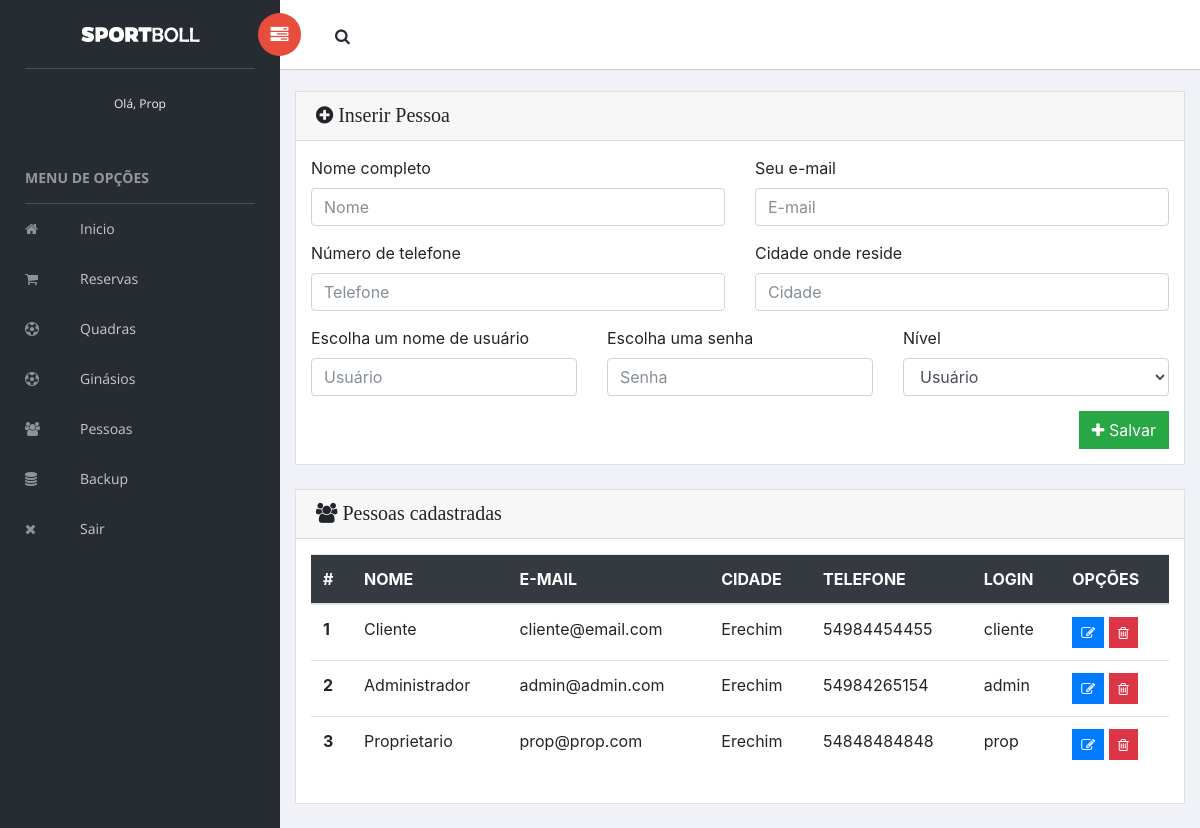
Screenshot of /admin/pessoas.php (signed in) with the database file from the repository.
### tables this page shows
CREATE TABLE `pessoa` (
  `ID_PESSOA` int(11) NOT NULL,
  `CIDADE` varchar(255) DEFAULT NULL,
  `NOME` varchar(255) NOT NULL,
  `EMAIL` varchar(200) NOT NULL,
  `TELEFONE` varchar(255) DEFAULT NULL,
  `LOGIN` varchar(100) NOT NULL,
  `SENHA` varchar(255) NOT NULL,
  `NIVEL` int(11) NOT NULL
);

### admin/class/pessoa.class.php (called while the page is built, shortened)
<?php
class Pessoa
{
    public function buscaTodas()
    {
        include "conexao.php";
        $sql = 'SELECT * FROM pessoa';
        $result = $link->query($sql);
        $dados = [];
        while ($fetch = $result->fetch_assoc()) {
            array_push($dados, $fetch);
        }
        return $dados;
    }
}
?>

### admin/pessoas.php (the view, shortened to what this page needs)
<?php
include 'header.php';
include 'class/pessoa.class.php';
$v1 = new Pessoa();
$resultado_busca = $v1->buscaTodas();
?>
    <div class="card">
        <div class="card-header">
            <i class="fa fa-plus-circle" style="font-size: 20px"> Inserir Pessoa</i>
        </div>
        <div class="card-body">
            <div class="row">
                <div class="col-md-12">
                    <form method="post" action="actions/cadastra_usuario.php">
                        <div class="row">
                            <div class="col-md-6">
                                <label for="inputIsValid" class=" form-control-label">Nome completo</label>
                                <input type="text" name="nome" id="nome" class="form-control" placeholder="Nome"
                                       required>
                            </div>
                            <div class="col-md-6">
                                <label for="inputIsValid" class=" form-control-label">Seu e-mail</label>
                                <input type="email" name="email" id="email" class="form-control" placeholder="E-mail"
                                       required>
                            </div>
                        </div>
                        <div class="row" style="margin-top: 15px; margin-bottom: 15px">
                            <div class="col-md-6">
                                <label for="inputIsValid" class=" form-control-label">Número de telefone</label>
                                <input type="text" name="fone" id="fone" class="form-control" placeholder="Telefone"
                                       required>
                            </div>
                            <div class="col-md-6">
                                <label for="inputIsValid" class=" form-control-label">Cidade onde reside</label>
                                <input type="text" name="cidade" id="cidade" class="form-control" placeholder="Cidade"
                                       required>
                            </div>
                        </div>
                        <div class="row">
                            <div class="col-md-4">
                                <label for="inputIsValid" class=" form-control-label">Escolha um nome de usuário</label>
                                <input type="text" name="login" id="login" class="form-control" placeholder="Usuário"
                                       required>
                            </div>
                            <div class="col-md-4">
                                <label for="inputIsValid" class=" form-control-label">Escolha uma senha</label>
                                <input type="password" name="senha" id="senha" class="form-control" placeholder="Senha"
                                       required>
                            </div>
                            <div class="col-md-4">
                                <label for="inputIsValid" class=" form-control-label">Nível</label>
                                <select class="form-control" id="nivel" name="nivel">
                                    <option value="1">Usuário</option>
                                </select>
                            </div>
                        </div>
                        <button type="submit" class="btn btn-success pull-right" style="margin-top: 15px">
                            <i class="fa fa-plus"></i> Salvar
                        </button>
                    </form>
                </div>
            </div>
        </div>
    </div>
    <div class="card">
        <div class="card-header">
            <i class="fa fa-users" style="font-size: 20px"> Pessoas cadastradas</i>
        </div>
        <div class="card-body">
            <div class="row">
                <div class="col-md-12">
                    <table class="table table-hover">
                        <thead class="bg-dark" style="color: #ffffff">
                        <tr>
                            <th>#</th>
                            <th>NOME</th>
                            <th>E-MAIL</th>
                            <th>CIDADE</th>
                            <th>TELEFONE</th>
                            <th>LOGIN</th>
                            <th>OPÇÕES</th>
                        </tr>
                        </thead>
                        <tbody>
                        <?php
                        for($i = 0; $i <  count($resultado_busca); $i++){
                        ?>
                        <tr style="cursor: pointer">
                            <th scope="row"><?php echo $resultado_busca[$i]['ID_PESSOA']; ?></th>
                            <td><?php echo $resultado_busca[$i]['NOME']; ?></td>
                            <td><?php echo $resultado_busca[$i]['EMAIL']; ?></td>
                            <td><?php echo $resultado_busca[$i]['CIDADE']; ?></td>
                            <td><?php echo $resultado_busca[$i]['TELEFONE']; ?></td>
                            <td><?php echo $resultado_busca[$i]['LOGIN']; ?></td>
                            <td>
                                <a class="btn btn-primary btn-sm" href="./edita_pessoa.php?id=<?php echo $resultado_busca[$i]['ID_PESSOA']; ?>"><i class="fa fa-edit"></i></a>
                                <button type="button" class="btn btn-danger btn-sm" onclick="confirmacao(<?php echo $resultado_busca[$i]['ID_PESSOA'] ?>)">
                                <i class="fa fa-trash-o"></i>
                                </button>
                            </td>
                        </tr>
                        <?php } ?>
                        </tbody>
                    </table>
                </div>
            </div>
        </div>
    </div>
<?php
include 'footer.php';
        ?>

### admin/header.php (shortened to what this page needs)
<?php
$logado = $_SESSION['login'];
?>
    <!doctype html>
    <html class="no-js lt-ie9 lt-ie8 lt-ie7" lang=""> <![endif]-->
<html class="no-js lt-ie9 lt-ie8" lang=""> <![endif]-->
<html class="no-js lt-ie9" lang=""> <![endif]-->
<html class="no-js" lang="">
    <head>
        <link rel="stylesheet" href="assets/css/normalize.css">
        <link rel="stylesheet" href="assets/css/bootstrap.min.css">
        <link rel="stylesheet" href="assets/css/font-awesome.min.css">
        <link rel="stylesheet" href="assets/css/themify-icons.css">
        <link rel="stylesheet" href="assets/css/flag-icon.min.css">
        <link rel="stylesheet" href="assets/css/cs-skin-elastic.css">
        <link rel="stylesheet" href="assets/scss/style.css">
        <link href="assets/css/lib/vector-map/jqvmap.min.css" rel="stylesheet">
    </head>
<body>
    <aside id="left-panel" class="left-panel">
        <nav class="navbar navbar-expand-sm navbar-default">
            <div class="navbar-header">
                <a class="navbar-brand" href="./"><img src="images/logo.png" alt="Logo"></a>
                <a class="navbar-brand"
                   style="text-align: center; font-size: 12px; border: 0px solid">Olá, <?php echo $logado ?> </a>
            </div>
            <div id="main-menu" class="main-menu collapse navbar-collapse">
                <ul class="nav navbar-nav">
                    <h3 class="menu-title">MENU DE OPÇÕES</h3>
                    <li><a href="./"><i class="menu-icon fa fa-home"></i> Inicio</a></li>
                    <li><a href="reservas.php"><i class="menu-icon fa fa-shopping-cart"></i> Reservas</a></li>
                    <li><a href="quadras.php"><i class="menu-icon fa fa-futbol-o"></i> Quadras</a></li>
                    <li><a href="ginasios.php"><i class="menu-icon fa fa-futbol-o"></i> Ginásios</a></li>
                    <li><a href="pessoas.php"><i class="menu-icon fa fa-users"></i> Pessoas</a></li>
                    <li><a href="backup.php"><i class="menu-icon fa fa-database"></i> Backup</a></li>
                    <li><a href="../index.php"><i class="menu-icon fa fa-close"></i> Sair</a></li>
                </ul>
            </div>
        </nav>
    </aside>
    <div id="right-panel" class="right-panel">
        <header id="header" class="header">
            <div class="header-menu">
                <div class="col-sm-7">
                    <a id="menuToggle" class="menutoggle pull-left"><i class="fa fa fa-tasks"></i></a>
                    <div class="header-left">
                        <button class="search-trigger"><i class="fa fa-search"></i></button>
                    </div>
                </div>
            </div>
        </header>
        <div class="content mt-3">

### admin/footer.php (shortened to what this page needs)
</div>
</div>
</body>
</html>

### rows the page displays
pessoa: ID_PESSOA "1", NOME "Cliente", EMAIL "cliente@email.com", CIDADE "Erechim", TELEFONE "54984454455", LOGIN "cliente"
pessoa: ID_PESSOA "2", NOME "Administrador", EMAIL "admin@admin.com", CIDADE "Erechim", TELEFONE "54984265154", LOGIN "admin"
pessoa: ID_PESSOA "3", NOME "Proprietario", EMAIL "prop@prop.com", CIDADE "Erechim", TELEFONE "54848484848", LOGIN "prop"

### other values shown
$logado "Prop"
